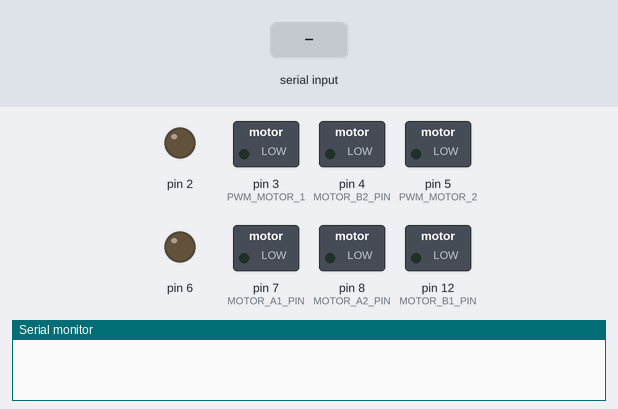
Simulated run of this sketch. Board: Arduino Uno, built with avr-gcc and run on an emulated ATmega328P. Shown: switched loads named in the sketch (green lamp = pin HIGH), output pins drawn as LEDs (lit = HIGH), the last lines printed to the serial monitor. Inputs (shaded band) come from the test bench.

Above: at 1.2 s.
1.3 s: "Backward\n" received over the second serial link
At 1.6 s:
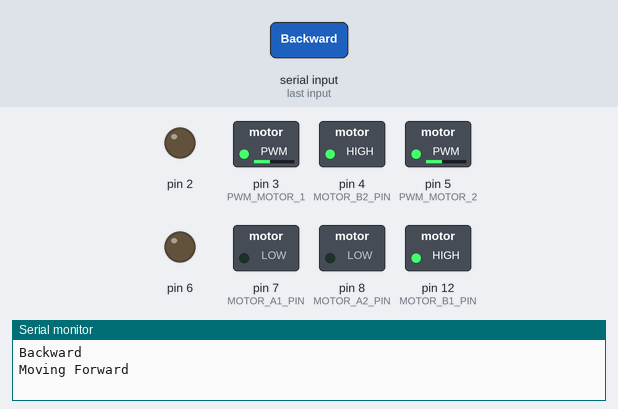
2.8 s: "Forward\n" received over the second serial link
At 3.9 s:
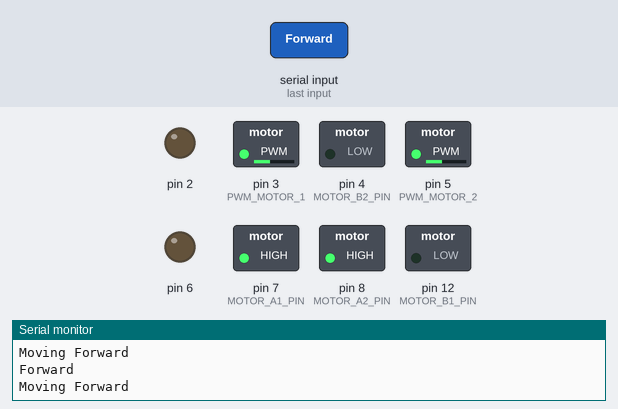
4.3 s: "Clockwise\n" received over the second serial link
At 5.1 s:
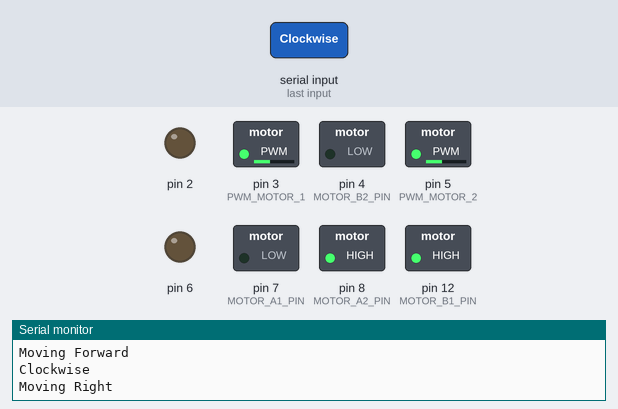
5.8 s: "anti-clockwise\n" received over the second serial link
At 6.2 s:
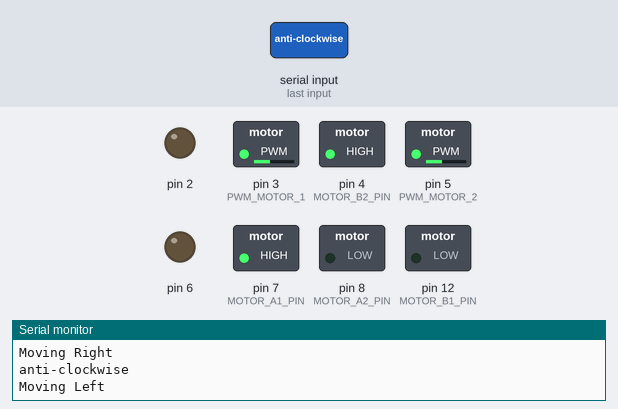
7.3 s: "Left\n" received over the second serial link
At 8.5 s:
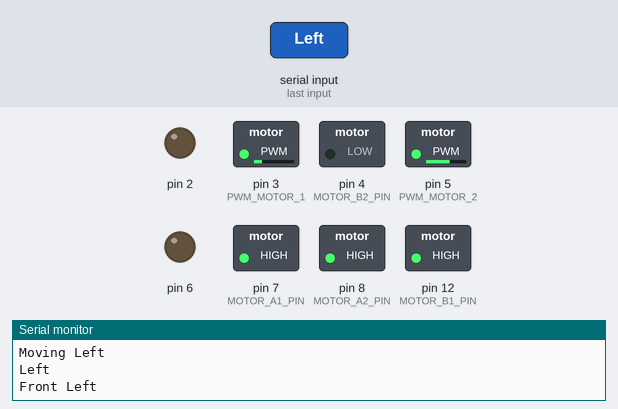
8.8 s: "Right\n" received over the second serial link
At 9.7 s:
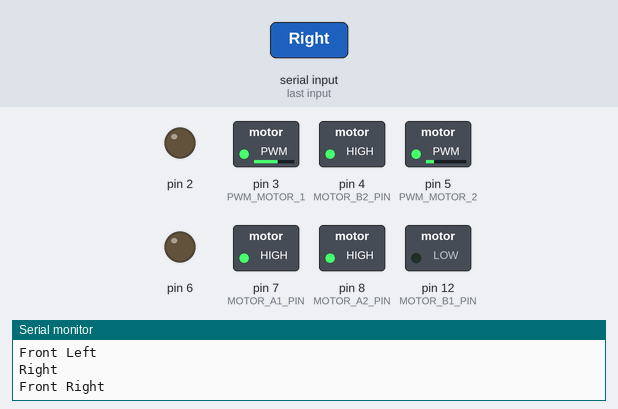
Timing chart, 0 to 11.3 s (numbered marks = the images above; inputs shaded):
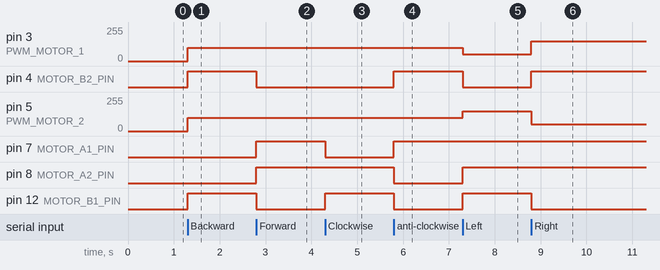

The sketch:

arduino_robot_code.ino
```cpp
//Receiver

#include <SoftwareSerial.h>
#include <Wire.h>

#define MOTOR_A1_PIN 7
#define MOTOR_B1_PIN 12
#define PWM_MOTOR_1 3

#define MOTOR_A2_PIN 8
#define MOTOR_B2_PIN 4
#define PWM_MOTOR_2 5

SoftwareSerial HC12(1, 0);

int bf, motor1_speed, motor2_speed;
int mode;
String input;

void setup() {

pinMode(MOTOR_A1_PIN, OUTPUT);
pinMode(MOTOR_B1_PIN, OUTPUT);
pinMode(PWM_MOTOR_1, OUTPUT);
pinMode(MOTOR_A2_PIN, OUTPUT);
pinMode(MOTOR_B2_PIN, OUTPUT);
pinMode(PWM_MOTOR_1, OUTPUT);

Serial.begin(9600);
HC12.begin(9600);

pinMode (2, OUTPUT);
pinMode (3, OUTPUT);
pinMode (4, OUTPUT);
pinMode (5, OUTPUT);
pinMode (6, OUTPUT);
pinMode (7, OUTPUT);
}

void loop()
{

  if(HC12.available())
  {
  input = HC12.readStringUntil('\n');
  if (input.length() > 0)
      {
        Serial.println(input);
      }
//Robot Movement
low_speed();
}
}

//Functions
void forward()
{
motor1_speed=100;
motor2_speed=100;
analogWrite(PWM_MOTOR_1, motor1_speed);
analogWrite(PWM_MOTOR_2, motor2_speed);
digitalWrite(MOTOR_A1_PIN, HIGH);
digitalWrite(MOTOR_B1_PIN, LOW);
digitalWrite(MOTOR_A2_PIN, HIGH);
digitalWrite(MOTOR_B2_PIN, LOW);
Serial.println("Moving Forward");
}

void backward()
{
motor1_speed=100;
motor2_speed=100;
analogWrite(PWM_MOTOR_1, motor1_speed);
analogWrite(PWM_MOTOR_2, motor2_speed);
digitalWrite(MOTOR_A1_PIN, LOW);
digitalWrite(MOTOR_B1_PIN, HIGH);
digitalWrite(MOTOR_A2_PIN, LOW);
digitalWrite(MOTOR_B2_PIN, HIGH);
Serial.println("Moving Forward");
}

void stop()
{
motor1_speed=0;
motor2_speed=0;
analogWrite(PWM_MOTOR_1, motor1_speed);
analogWrite(PWM_MOTOR_2, motor2_speed);
digitalWrite(MOTOR_A1_PIN, LOW);
digitalWrite(MOTOR_B1_PIN, LOW);
digitalWrite(MOTOR_A2_PIN, LOW);
digitalWrite(MOTOR_B2_PIN, LOW);
Serial.println("Stop");
}


void left()
{
motor1_speed=100;
motor2_speed=100;
analogWrite(PWM_MOTOR_1, motor1_speed);
analogWrite(PWM_MOTOR_2, motor2_speed);
digitalWrite(MOTOR_A1_PIN, HIGH);
digitalWrite(MOTOR_B1_PIN, LOW);
digitalWrite(MOTOR_A2_PIN, LOW);
digitalWrite(MOTOR_B2_PIN, HIGH);
Serial.println("Moving Left");
}


void right()
{
motor1_speed=100;
motor2_speed=100;
analogWrite(PWM_MOTOR_1, motor1_speed);
analogWrite(PWM_MOTOR_2, motor2_speed);
digitalWrite(MOTOR_A1_PIN, LOW);
digitalWrite(MOTOR_B1_PIN, HIGH);
digitalWrite(MOTOR_A2_PIN, HIGH);
digitalWrite(MOTOR_B2_PIN, LOW);
Serial.println("Moving Right");
}

void frontright()
{
motor1_speed=150;
motor2_speed=50;
analogWrite(PWM_MOTOR_1, motor1_speed);
analogWrite(PWM_MOTOR_2, motor2_speed);
digitalWrite(MOTOR_A1_PIN, HIGH);
digitalWrite(MOTOR_B1_PIN, LOW);
digitalWrite(MOTOR_A2_PIN, HIGH);
digitalWrite(MOTOR_B2_PIN, HIGH);
Serial.println("Front Right");
}

void frontleft()
{
motor1_speed=50;
motor2_speed=150;
analogWrite(PWM_MOTOR_1, motor1_speed);
analogWrite(PWM_MOTOR_2, motor2_speed);
digitalWrite(MOTOR_A1_PIN, HIGH);
digitalWrite(MOTOR_B1_PIN, HIGH);
digitalWrite(MOTOR_A2_PIN, HIGH);
digitalWrite(MOTOR_B2_PIN, LOW);
Serial.println("Front Left");
}

void low_speed()
{

if (input == "Backward")
{
backward();
}

else if (input == "Forward")
{
forward();
}

else if (input == "Clockwise")
{
right();
}

else if (input == "anti-clockwise")
{
left();
}

else if (input == "Left")
{
frontleft();
}

else if (input == "Right")
{
frontright();
}

 else
 stop();
}
```

Measured:
- after the input at 1.3 s, pin 3 (PWM_MOTOR_1), pin 5 (PWM_MOTOR_2): 0/255 → 100/255 at once; pin 4 (MOTOR_B2_PIN), pin 12 (MOTOR_B1_PIN): LOW → HIGH at once
- after the input at 2.8 s, pin 4 (MOTOR_B2_PIN), pin 12 (MOTOR_B1_PIN): HIGH → LOW at once; pin 7 (MOTOR_A1_PIN), pin 8 (MOTOR_A2_PIN): LOW → HIGH at once
- after the input at 4.3 s, pin 7 (MOTOR_A1_PIN): HIGH → LOW at once; pin 12 (MOTOR_B1_PIN): LOW → HIGH at once
- after the input at 5.8 s, pin 4 (MOTOR_B2_PIN), pin 7 (MOTOR_A1_PIN): LOW → HIGH at once; pin 8 (MOTOR_A2_PIN), pin 12 (MOTOR_B1_PIN): HIGH → LOW at once
- after the input at 7.3 s, pin 3 (PWM_MOTOR_1): 100/255 → 50/255 at once; pin 4 (MOTOR_B2_PIN): HIGH → LOW at once; pin 5 (PWM_MOTOR_2): 100/255 → 150/255 at once; pin 8 (MOTOR_A2_PIN), pin 12 (MOTOR_B1_PIN): LOW → HIGH at once
- after the input at 8.8 s, pin 3 (PWM_MOTOR_1): 50/255 → 150/255 at once; pin 4 (MOTOR_B2_PIN): LOW → HIGH at once; pin 5 (PWM_MOTOR_2): 150/255 → 50/255 at once; pin 12 (MOTOR_B1_PIN): HIGH → LOW at once
